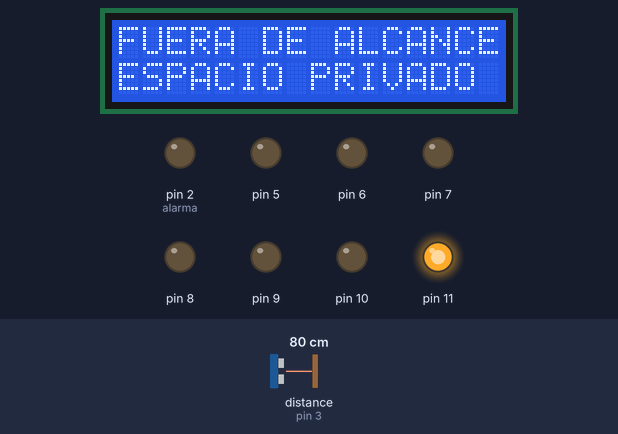
The sketch below on a simulated Arduino Uno, built with avr-gcc and run on an emulated ATmega328P. Shown: 16×2 character LCD, output pins drawn as LEDs (lit = HIGH). Wiring (inferred from the names in the program): ultrasonic range finder: trigger pin 4; echo pin 3. The inputs (shaded band) are chosen by the test bench; at power-on: distance to the obstacle (sensor on pin 3) 80 cm. The echo pulse lasts 58.3 µs per cm; pins used as bus, display or sensor lines are not drawn; what the sketch prints to the serial monitor is not drawn.

Above: at 1.2 s.
1.3 s: distance to the obstacle (sensor on pin 3) set to 48 cm
2.8 s: distance to the obstacle (sensor on pin 3) set to 41 cm
At 3.5 s:
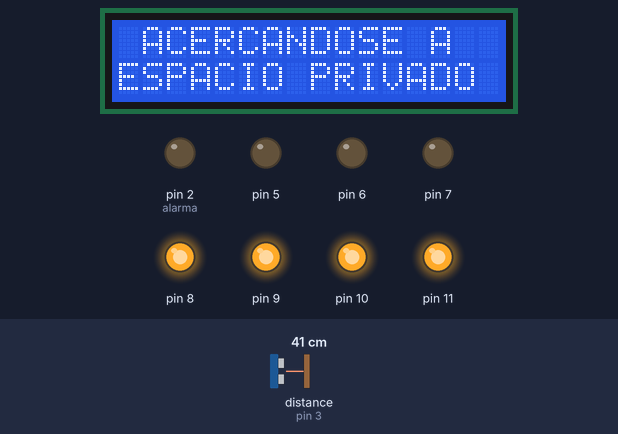
4.4 s: distance to the obstacle (sensor on pin 3) set to 35 cm
5.9 s: distance to the obstacle (sensor on pin 3) set to 28 cm
At 7.1 s:
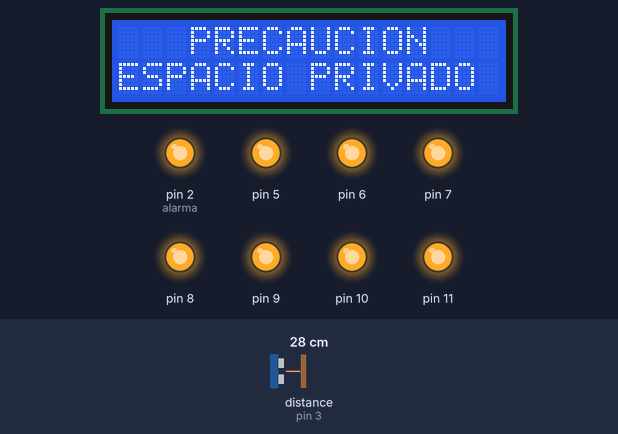
At 11.07 s:
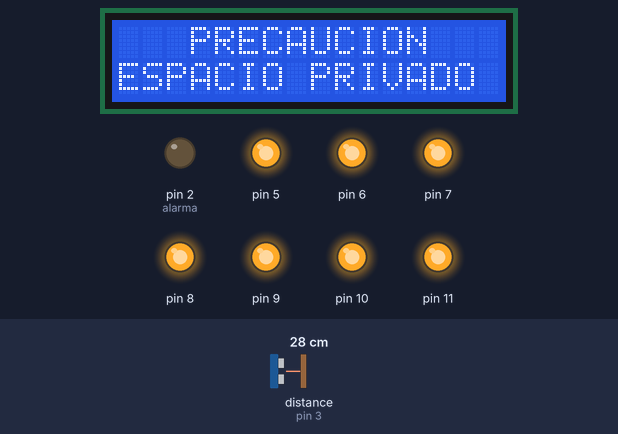
Timing chart, 0 to 17.6 s (numbered marks = the images above; inputs shaded):
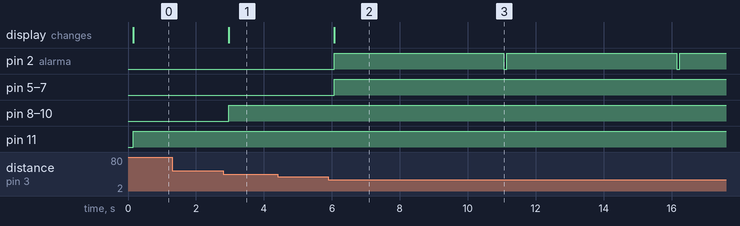

Measured:
- the behaviour switches between 46 and 45 cm on distance to the obstacle (sensor on pin 3) (found by bisection; images 0 and 1)
- the behaviour switches between 31 and 30 cm on distance to the obstacle (sensor on pin 3) (found by bisection; images 1 and 2)
- after the input at 1.3 s, every drawn part: stays the same
- after the input at 2.8 s, pin 8–10: LOW → HIGH after 0.16 s; the display: changes after 0.16 s (image 1)
- after the input at 4.4 s, every drawn part: stays the same
- after the input at 5.9 s, pin 2 (alarma): alternates HIGH for 5.0 s and LOW for 0.08 s, starting after 0.17 s; pin 5–7: LOW → HIGH after 0.17 s; the display: changes after 0.17 s (image 2)

The sketch:

parte_3.ino
```cpp
#include <Wire.h>    //Liberias para usar el protocolo i2c
#include <LiquidCrystal_I2C.h>  //Libreria que controla la LCD por medio de I2C


//Directivas de preprocesador
#define direccion_lcd 0x27
#define filas 2
#define columnas 16
#define trigger 4
#define echo 3
#define alarma 2
int d;
//Constructor
LiquidCrystal_I2C LCD_Alv(direccion_lcd, columnas, filas);


void setup()
{
  Serial.begin(9600);
  for(int i=2; i<=11;i++){
    pinMode(i, OUTPUT);
  }
  pinMode(alarma ,OUTPUT);
  pinMode(trigger, OUTPUT);
  pinMode(echo, INPUT);
  LCD_Alv.init();
  LCD_Alv.backlight();
}


void loop()
{
  Serial.println(d);
  medicion();
  alerta();
}
int medicion(){
  long t;
  digitalWrite(trigger, HIGH);
  delayMicroseconds(10);
  digitalWrite(trigger, LOW);
  t = pulseIn(echo, HIGH);
  d = t/59;
  delay(50);
  return d;
}
void alerta(){
   if( d > 45){
    LCD_Alv.setCursor(0,0);
    LCD_Alv.print("FUERA DE ALCANCE");
    LCD_Alv.setCursor(0,1);
    LCD_Alv.print("ESPACIO PRIVADO ");
      digitalWrite(2, LOW);
      digitalWrite(3, LOW);
      digitalWrite(4, LOW);
      digitalWrite(5, LOW);
      digitalWrite(6, LOW);
      digitalWrite(7, LOW);
      digitalWrite(8, LOW);
      digitalWrite(9, LOW);
      digitalWrite(10, LOW);
      digitalWrite(11, HIGH);
      digitalWrite(alarma, LOW);
  }
  if( d < 45 && d > 30){
    LCD_Alv.setCursor(0,0);
    LCD_Alv.print(" ACERCANDOSE A  ");
    LCD_Alv.setCursor(0,1);
    LCD_Alv.print("ESPACIO PRIVADO ");
      digitalWrite(2, LOW);
      digitalWrite(3, LOW);
      digitalWrite(4, LOW);
      digitalWrite(5, LOW);
      digitalWrite(6, LOW);
      digitalWrite(7, LOW);
      digitalWrite(8, HIGH);
      digitalWrite(9, HIGH);
      digitalWrite(10, HIGH);
      digitalWrite(11, HIGH);
      digitalWrite(alarma, LOW);
  }
  if( d < 30 && d > 15){
    LCD_Alv.setCursor(0,0);
    LCD_Alv.print("   PRECAUCION   ");
    LCD_Alv.setCursor(0,1);
    LCD_Alv.print("ESPACIO PRIVADO ");
      digitalWrite(2, LOW);
      digitalWrite(3, LOW);
      digitalWrite(4, LOW);
      digitalWrite(5, HIGH);
      digitalWrite(6, HIGH);
      digitalWrite(7, HIGH);
      digitalWrite(8, HIGH);
      digitalWrite(9, HIGH);
      digitalWrite(10, HIGH);
      digitalWrite(11, HIGH);
      digitalWrite(alarma, HIGH);
    delay(5000);
    digitalWrite(alarma, LOW);
  }


  if( d < 15 && d > 0){
    LCD_Alv.setCursor(0,0);
    LCD_Alv.print("   INVADIENDO   ");
    LCD_Alv.setCursor(0,1);
    LCD_Alv.print("ESPACIO PRIVADO ");
    digitalWrite(2, HIGH);
      digitalWrite(3, HIGH);
      digitalWrite(4, HIGH);
      digitalWrite(5, HIGH);
      digitalWrite(6, HIGH);
      digitalWrite(7, HIGH);
      digitalWrite(8, HIGH);
      digitalWrite(9, HIGH);
      digitalWrite(10, HIGH);
      digitalWrite(11, HIGH);
    digitalWrite(alarma, HIGH);
    delay(10000);
    digitalWrite(alarma, LOW);
      }
      else {
        digitalWrite(alarma, LOW);
        }
  }
```
